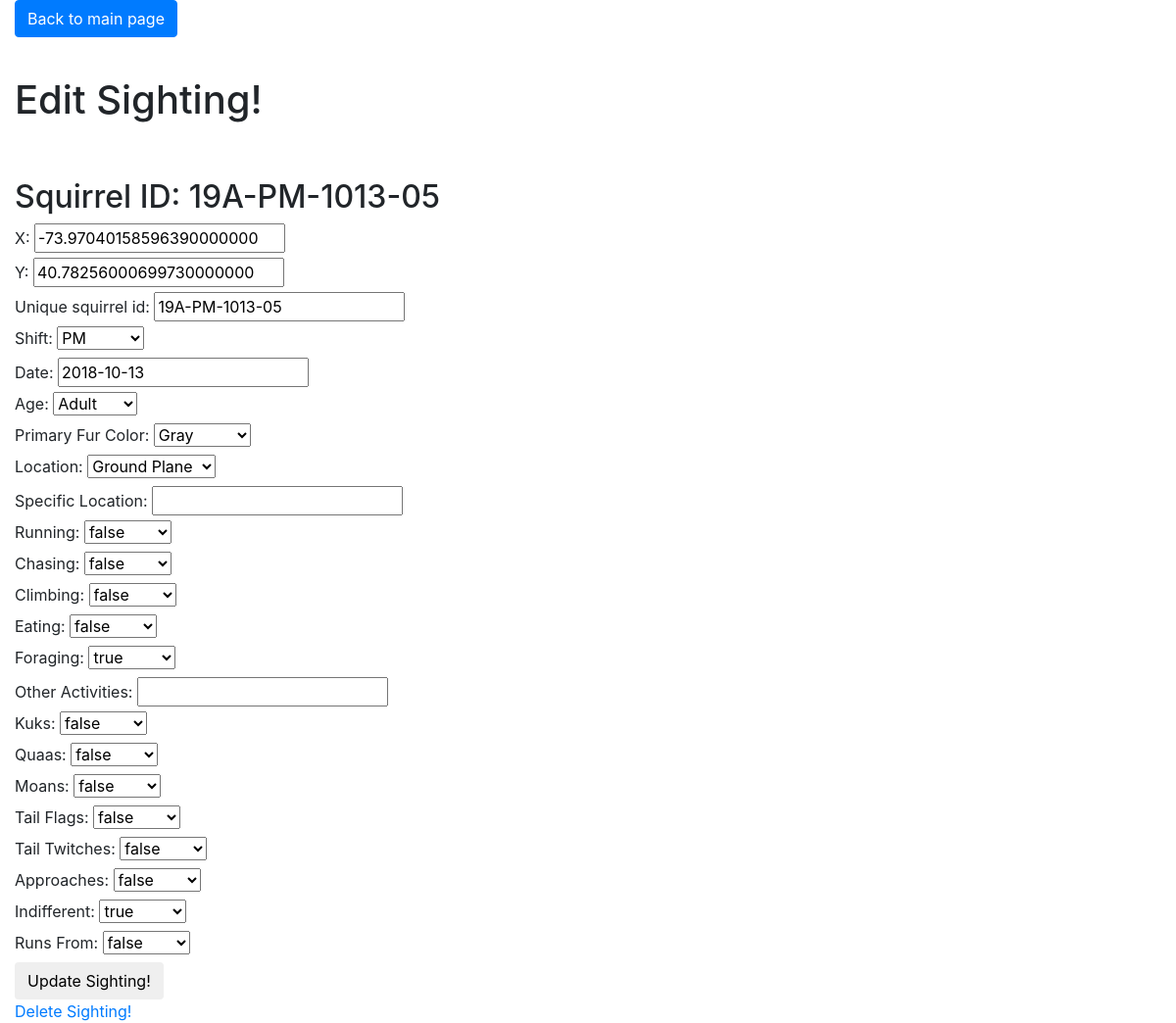
/sightings/19A-PM-1013-05, run on an earlier commit of the app's database.
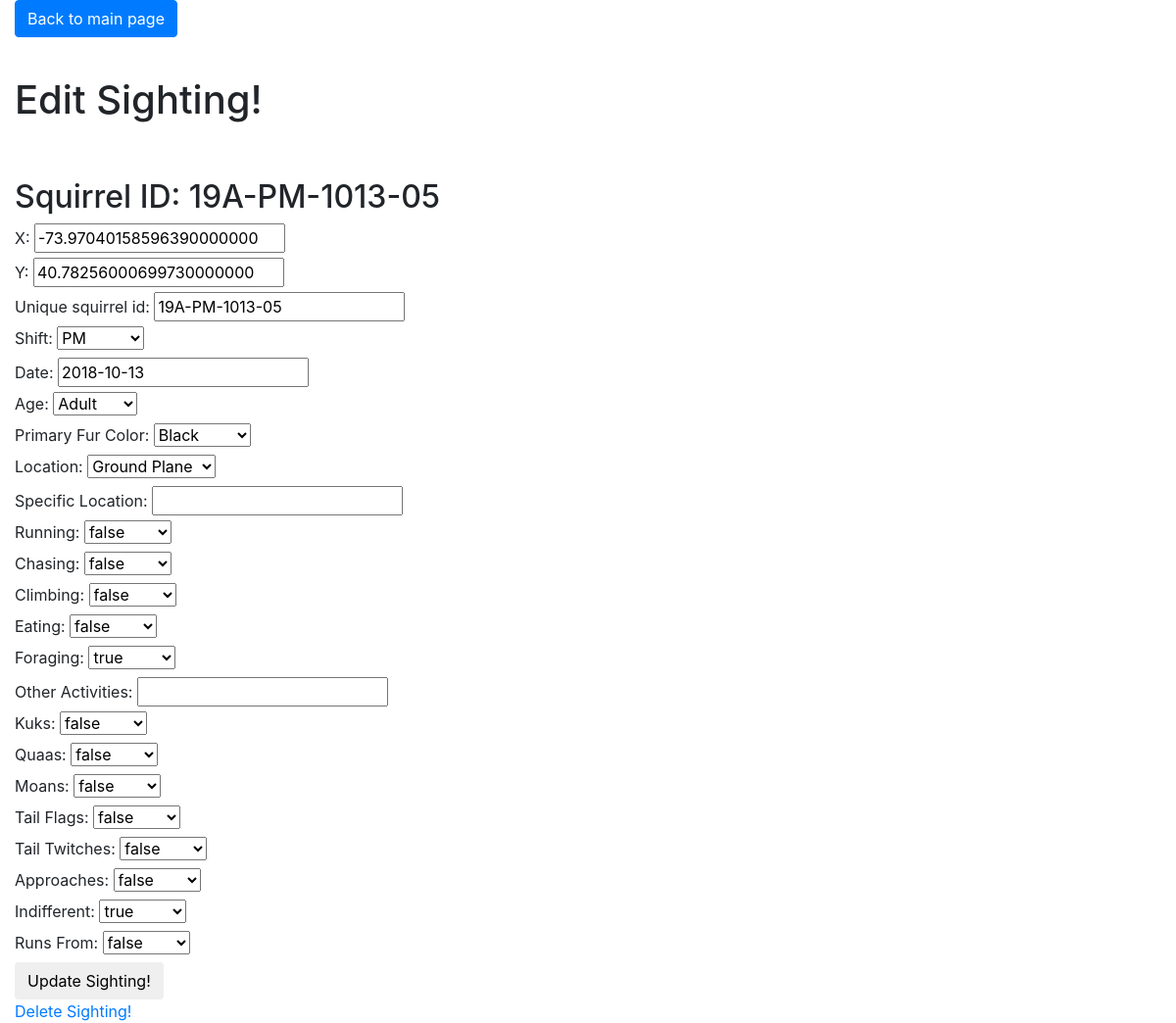
And on a later commit of the database.
### sightings/models.py (models this page shows, shortened)
class Sighting(models.Model):
    X = models.DecimalField(help_text=_('Longitude'), max_digits=50, decimal_places=20)
    Y = models.DecimalField(help_text=_('Latitude'), max_digits=50, decimal_places=20)
    unique_squirrel_id = models.CharField(help_text=_('unique squirrel id'), max_length=100, primary_key=True)
    AM = 'AM'
    PM = 'PM'
    SHIFT = (
            (AM,'AM'),
            (PM,'PM'),
            )
    Shift = models.CharField(help_text=_('Shift'), max_length=10, choices=SHIFT)
    Date = models.DateField(help_text=_('Date'),)
    Adult = 'Adult'
    Juvenile = 'Juvenile'
    Nil = ''
    Unknown = 'Unknown'
    AGE = (
          (Adult,'Adult'),
          (Juvenile,'Juvenile'),
          (Nil,''),
          (Unknown,'?'),
          )
    Age = models.CharField(help_text=_('Age'), max_length=50, choices=AGE, blank=True)
    Gray = 'Gray'
    Black = 'Black'
    Cinnamon = 'Cinnamon'
    Nil = ''
    Primary_Fur_Color = (
                         (Gray, 'Gray'),
                         (Black, 'Black'),
                         (Cinnamon, 'Cinnamon'),
                         (Nil, ''),
                         )
    Primary_Fur_Color = models.CharField(help_text=_('Primary Fur Color'), max_length=20, choices=Primary_Fur_Color, blank=True)
    Ground_Plane = 'Ground Plane'
    Above_Ground = 'Above Ground'
    Nil = ''
    LOCATION = (
               (Ground_Plane, 'Ground Plane'),
               (Above_Ground, 'Above Ground'),
               (Nil, ''),
               )
    Location = models.CharField(help_text=_('Location'), max_length=100, choices=LOCATION, blank=True)
    Specific_Location = models.CharField(help_text=_('Specific Location'), max_length=100, blank=True)
    TRUE = 'true'
    FALSE = 'false'
    True_False = (
                 (TRUE, 'true'),
                 (FALSE, 'false')
                 )
    Running = models.CharField(help_text=_('Running'), max_length=10, choices=True_False)
    Chasing = models.CharField(help_text=_('Chasing'), max_length=10, choices=True_False)
    Climbing = models.CharField(help_text=_('Climbing'), max_length=10, choices=True_False)
    Eating = models.CharField(help_text=_('Eating'), max_length=10, choices=True_False)
    Foraging = models.CharField(help_text=_('Foraging'), max_length=10, choices=True_False)
    Other_Activities = models.CharField(help_text=_('Other Activities'), max_length=100, blank=True)
    Kuks = models.CharField(help_text=_('Kuks'), max_length=10, choices=True_False)
    Quaas = models.CharField(help_text=_('Quaas'), max_length=10, choices=True_False)
    Moans = models.CharField(help_text=_('Moans'), max_length=10, choices=True_False)
    Tail_Flags = models.CharField(help_text=_('Tail Flags'), max_length=10, choices=True_False)
    Tail_Twitches = models.CharField(help_text=_('Tail Twitches'), max_length=10, choices=True_False)
    Approaches = models.CharField(help_text=_('Approaches'), max_length=10, choices=True_False)
    Indifferent = models.CharField(help_text=_('Indifferent'), max_length=10, choices=True_False)
    Runs_From = models.CharField(help_text=_('Runs From'), max_length=10, choices=True_False)

### sightings/views.py (the view)
# urls.py: path('<str:unique_squirrel_id>', views.update, name='update'),
def update(request, unique_squirrel_id):
    squirrel_instance = get_object_or_404(Sighting, unique_squirrel_id=unique_squirrel_id)
    if request.method == 'POST':
        form = SightingForm(request.POST or None, instance=squirrel_instance)
        if form.is_valid():
            squirrel_instance.save()
            form.save()
            return redirect(f'/sightings')
        else:
            return HttpResponseRedirect(reverse('sightings:sightings'))
    else:
        form = SightingForm(instance=squirrel_instance)
    context = {'form': form, 'squirrel_instance': squirrel_instance,}
    return render(request, 'sightings/update.html', context)

### sightings/forms.py
class SightingForm(ModelForm):
    class Meta:
        model = Sighting
        fields = '__all__'

### sightings/templates/sightings/update.html (shortened to what this page needs)
<!doctype html>
<html lang="en">
<head>
<link rel="stylesheet" href="https://maxcdn.bootstrapcdn.com/bootstrap/4.0.0/css/bootstrap.min.css" integrity="sha38
4-Gn5384xqQ1aoWXA+058RXPxPg6fy4IWvTNh0E263XmFcJlSAwiGgFAW/dAiS6JXm">
	<p class="container-fluid">
        <a href="{% url 'sightings:sightings' %}" class="button--style-red"><button type="button" class="btn btn-primary">
        Back to main page</button></a>
        </p>
</head>
<body>
	<div class="container-fluid">
		<h1>Edit Sighting! </h1>
		<h2>Squirrel ID: {{squirrel_instance.unique_squirrel_id}}</h2>
	</div>
	<div class="container-fluid">
</body>
	<body>
		<form method="POST" class="form">
		{% for field in form %}
			<div class="fieldWrapper">
				{{field.label_tag}} {{field}}
			</div>
		{% endfor %}
		<button type="submit" class="save btn btn-default">Update Sighting!</button>
		</form>
		<a href="{% url 'sightings:delete' squirrel_instance.unique_squirrel_id %}">Delete Sighting!</a>
	</body>
</html>

What changed in the data, as far as the page shows it:
changed Sighting "19A-PM-1013-05": Primary_Fur_Color "Gray" → "Black"
